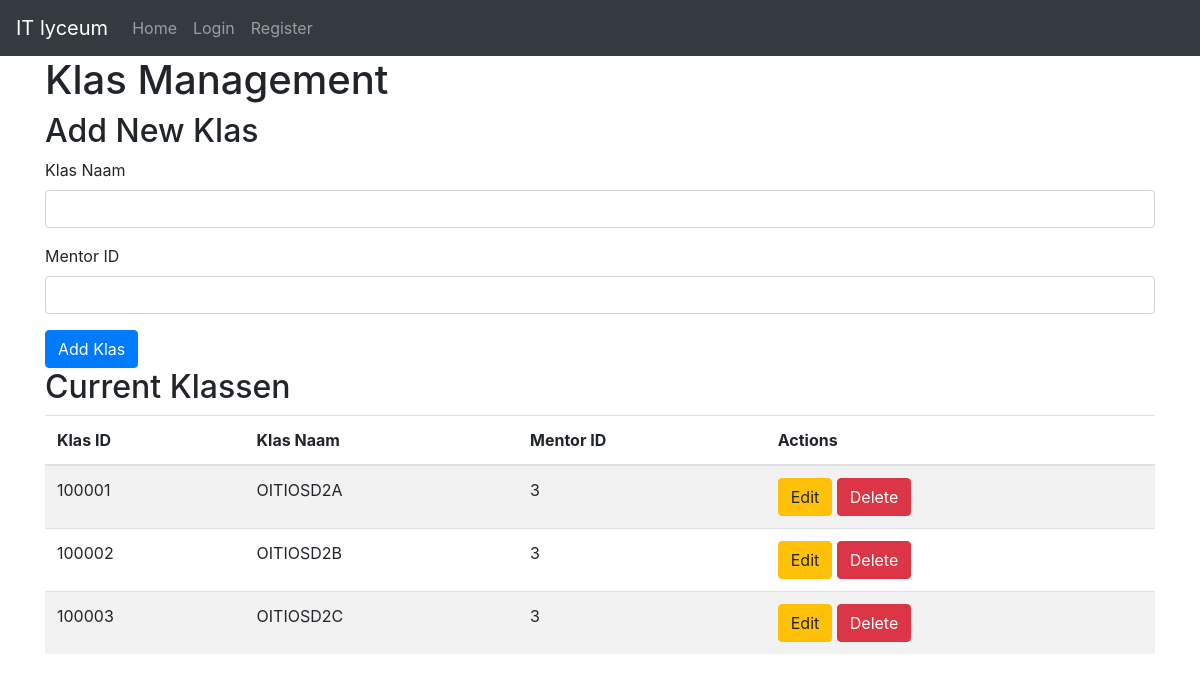
Page /database_eindopd/Main-elements/Klassen/KlassenData.php on the committed database.
### tables this page shows
CREATE TABLE `klassen` (
  `klas_id` int(11) NOT NULL,
  `naam` varchar(100) NOT NULL,
  `mentor_id` int(11) DEFAULT NULL
);

### database_eindopd/Db_connection.php (called while the page is built, shortened)
    <?php
    class DB {
    private $pdo;
    public function __construct($db, $host = "localhost", $port = "3306", $user = "root", $pass = "") {
        try {
            $this->pdo = new PDO("mysql:host=$host;port=$port;dbname=$db", $user, $pass);
            $this->pdo->setAttribute(PDO::ATTR_ERRMODE, PDO::ERRMODE_EXCEPTION);
        } catch (PDOException $e) {
            throw new Exception("Database connection error: " . $e->getMessage());
        }
    }
    public function exec($sql, $placeholders = null) {
        $stmt = $this->pdo->prepare($sql);
        $stmt->execute($placeholders);
        return $stmt;
    }
}

### database_eindopd/Main-elements/Klassen/Klassen.php (called while the page is built, shortened)
<?php
require_once '../../Db_connection.php';
class Klassen {
    private $db;
    public function __construct($db) {
        $this->db = $db;
    }
    public function selectKlassen() {
        return $this->db->exec("SELECT * FROM klassen")->fetchAll(PDO::FETCH_ASSOC);
    }
}
?>

### database_eindopd/Main-elements/Klassen/KlassenData.php (the view, shortened to what this page needs)
<?php
require_once 'Klassen.php';
require_once '../../Db_connection.php';
$myDb = new DB('itlyceum');
$klassen = new Klassen($myDb);
$allKlassen = $klassen->selectKlassen();
?>
<?php include_once('../../includes/header.php'); ?>
<div class="container">
    <h1>Klas Management</h1>
    <form method="post" action="">
        <h2>Add New Klas</h2>
        <div class="form-group">
            <label for="naam">Klas Naam</label>
            <input type="text" class="form-control" id="naam" name="naam" required>
        </div>
        <div class="form-group">
            <label for="mentor_id">Mentor ID</label>
            <input type="number" class="form-control" id="mentor_id" name="mentor_id" required>
        </div>
        <button type="submit" class="btn btn-primary" name="addKlas">Add Klas</button>
    </form>
    <h2>Current Klassen</h2>
    <table class="table table-striped">
        <thead>
            <tr>
                <th>Klas ID</th>
                <th>Klas Naam</th>
                <th>Mentor ID</th>
                <th>Actions</th>
            </tr>
        </thead>
        <tbody>
            <?php foreach ($allKlassen as $klas) : ?>
                <tr>
                    <td><?php echo htmlspecialchars($klas['klas_id']); ?></td>
                    <td><?php echo htmlspecialchars($klas['naam']); ?></td>
                    <td><?php echo htmlspecialchars($klas['mentor_id']); ?></td>
                    <td>
                        <form method="post" action="" style="display:inline;">
                            <button type="submit" class="btn btn-warning" name="editKlas">Edit</button>
                        </form>
                        <form method="post" action="" style="display:inline;">
                            <button type="submit" class="btn btn-danger" name="deleteKlas">Delete</button>
                        </form>
                    </td>
                </tr>
            <?php endforeach; ?>
        </tbody>
    </table>
</div>

### rows in the picture
klassen: klas_id "100001", naam "OITIOSD2A", mentor "3"
klassen: klas_id "100002", naam "OITIOSD2B", mentor "3"
klassen: klas_id "100003", naam "OITIOSD2C", mentor "3"

### other values in the picture
$link['text'] "Home"
$link['text'] "Login"
$link['text'] "Register"
